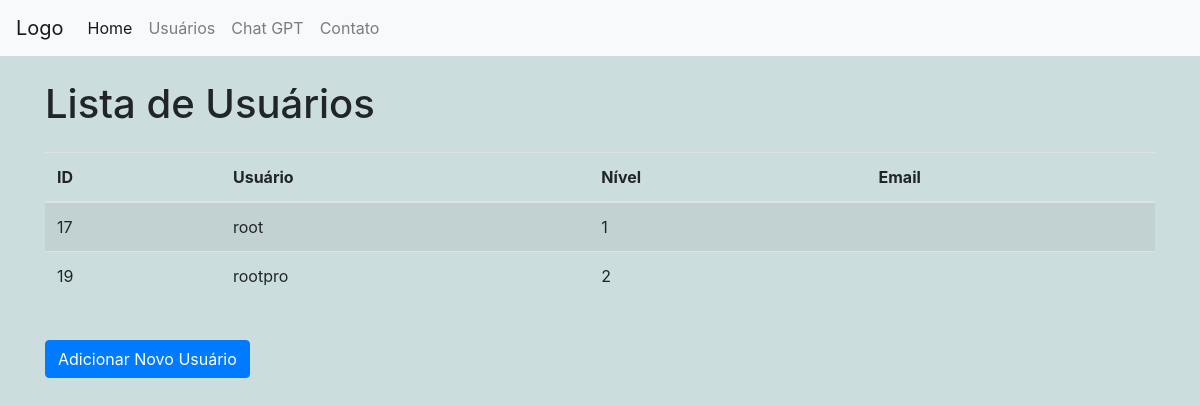
The app's page /lista_usuarios.php (signed in) with its own data.
### tables this page shows
CREATE TABLE `usuarios` (
  `iduser` int(11) NOT NULL,
  `usuario` varchar(50) NOT NULL,
  `senha_criptografada` varchar(255) NOT NULL,
  `nivel` int(11) NOT NULL DEFAULT 1,
  `email` varchar(255) DEFAULT NULL,
  `cargo` varchar(50) DEFAULT 'aluno'
);

### lista_usuarios.php (the view, shortened to what this page needs)
<!DOCTYPE html>
<html>
<head>
  <link rel="stylesheet" href="https://stackpath.bootstrapcdn.com/bootstrap/4.5.2/css/bootstrap.min.css">
  <link rel="stylesheet" href="style.css">
</head>
<body>
  <nav class="navbar navbar-expand-lg navbar-light bg-light">
    <a class="navbar-brand" href="#">Logo</a>
    <div class="collapse navbar-collapse" id="navbarNav">
      <ul class="navbar-nav">
        <li class="nav-item active">
          <a class="nav-link" href="home.php">Home <span class="sr-only">(current)</span></a>
        </li>
        <li class="nav-item">
          <a class="nav-link" href="#">Usuários</a>
        </li>
        <li class="nav-item">
          <a class="nav-link" href="chatgpt_professor.php">Chat GPT</a>
        </li>
        <li class="nav-item">
          <a class="nav-link" href="#">Contato</a>
        </li>
      </ul>
    </div>
  </nav>
  <div class="container">
    <h1 class="mt-4">Lista de Usuários</h1>
    <div class="table-responsive mt-4">
      <table class="table table-striped">
        <thead>
          <tr>
            <th>ID</th>
            <th>Usuário</th>
            <th>Nível</th>
            <th>Email</th>
          </tr>
        </thead>
        <tbody>
<?php
    $credenciais = parse_ini_file("credenciais_banco.txt");
    $endereco = $credenciais["host"];
    $usuario = $credenciais["username"];
    $senha = $credenciais["password"];
    $banco = $credenciais["dbname"];
        try {
            $pdo = new PDO("mysql:dbname=".$banco.";host=".$endereco, $usuario, $senha);
            $pdo->setAttribute(PDO::ATTR_ERRMODE, PDO::ERRMODE_EXCEPTION);
            $sql = "SELECT iduser, usuario, nivel, email FROM usuarios";
            $stmt = $pdo->prepare($sql);
            $stmt->execute();
            while ($row = $stmt->fetch(PDO::FETCH_ASSOC)) {
                echo "<tr>";
                echo "<td>".$row['iduser']."</td>";
                echo "<td>".$row['usuario']."</td>";
                echo "<td>".$row['nivel']."</td>";
                echo "<td>".$row['email']."</td>";
                echo "</tr>";
            }
        } catch (PDOException $e) {
            echo "Erro: " . $e->getMessage();
        }
        ?>
        </tbody>
      </table>
    </div>
    <a class="btn btn-primary mt-4" href="adicionar_usuario.php" role="button">Adicionar Novo Usuário</a>
  </div>
</body>
</html>

### style.css (style rules this page uses)
body { background-color: rgb(204, 221, 221); }

### records on screen
usuarios: iduser "17", usuario "root", nivel "1"
usuarios: iduser "19", usuario "rootpro", nivel "2"
